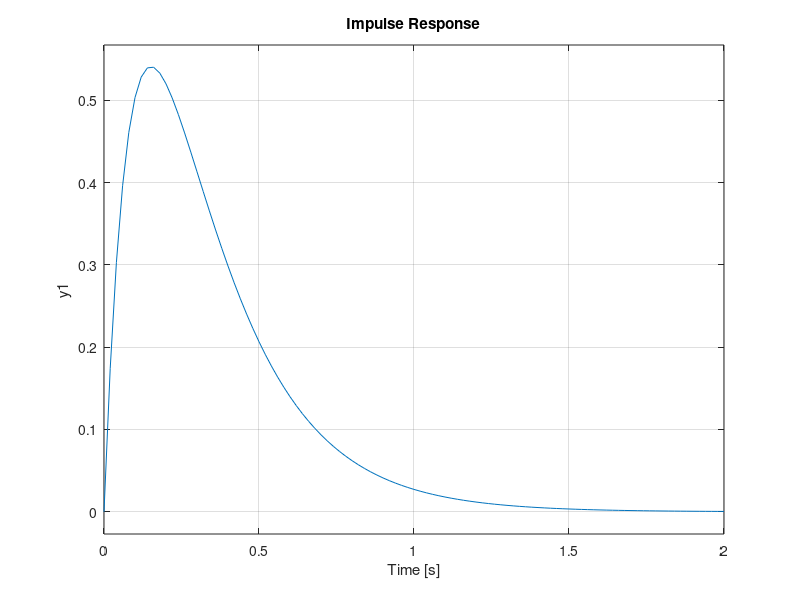
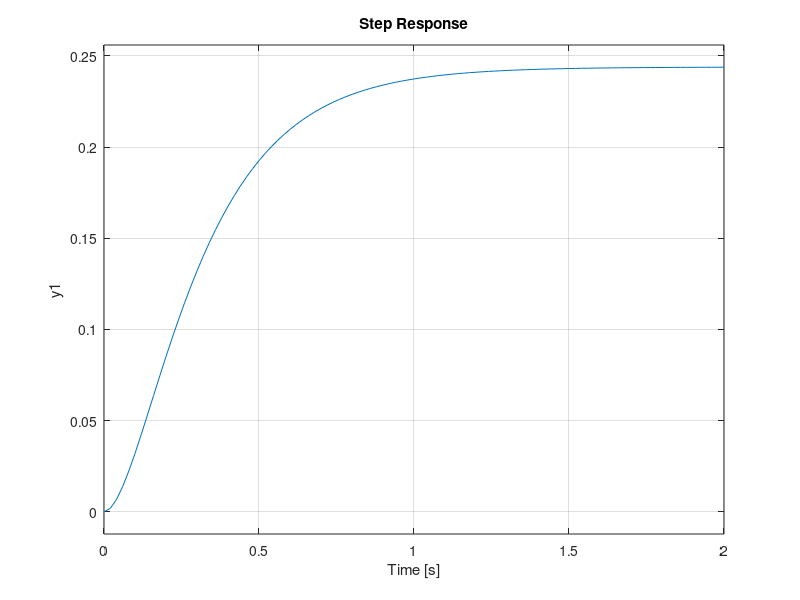
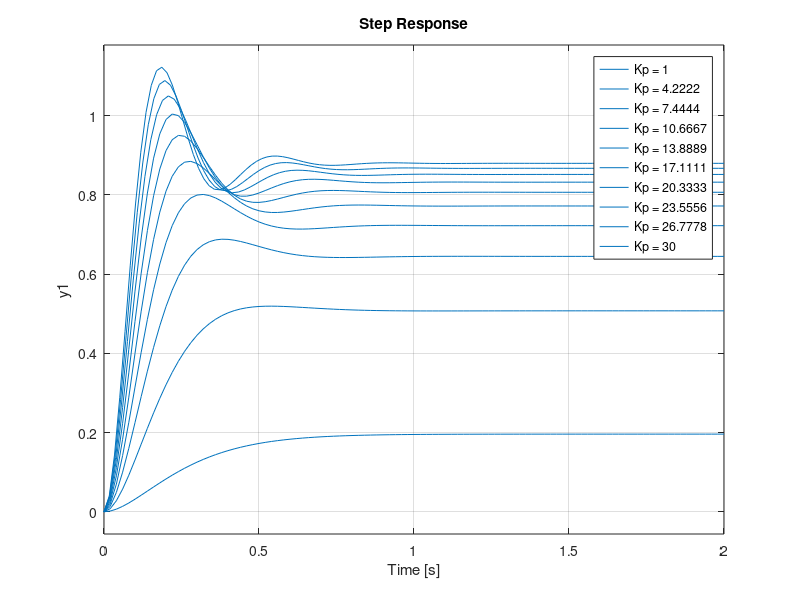
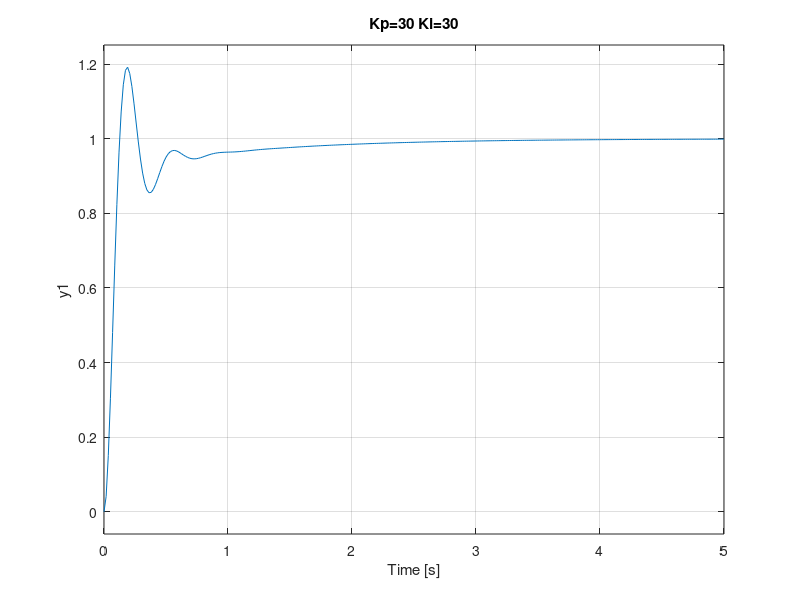

Here is the MATLAB script that generated these plots, in order:
% Bekircan Keceoglu
% Linear system controller design (DC Motor)
R = 2;    % resistance
L = 0.5;  % inductance
Km = 0.1; % armature const.
Kb = 0.1; % emk const.
Kf = 0.2; % friction const.
J = 0.02; % inertia moment

% State space
Am = [-R/L -Kb/L; Km/J -Kf/J];
Bm = [1/L; 0];
Cm = [0 1];
Dm = 0;
G = ss(Am, Bm, Cm, Dm)

tf(G) % tf representation
impulse(G); % impulse response
figure
step(G); % step response

%% P Control
KpList = linspace(1,30,10); % create 10 gain for p control
figure
for i = 1:length(KpList)
    Kp = KpList(i);
    sysCL = feedback(Kp*G,1); % feedback control
    step(sysCL,2); % step response for 2s
    legendList{i} = ['Kp = ',num2str(Kp)];
    hold all;
end
hold off;
legend(legendList);

%% PI Control
s = tf('s')
KpList = linspace(1,30,6); % create 6 gain for p control
KiList = linspace(1,30,6); % create 6 gain for i control
figure
for i = 1:length(KpList)
    for j = 1:length(KiList)
        Kp = KpList(i);
        Ki = KiList(j);
        C = Kp+Ki/s;
        sysCL = feedback(C*G,1);
        subplot(3,2,j);
        step(sysCL,5);
        title(['Kp=', num2str(Kp) ,' Ki=', num2str(Ki)]);
    end
end


